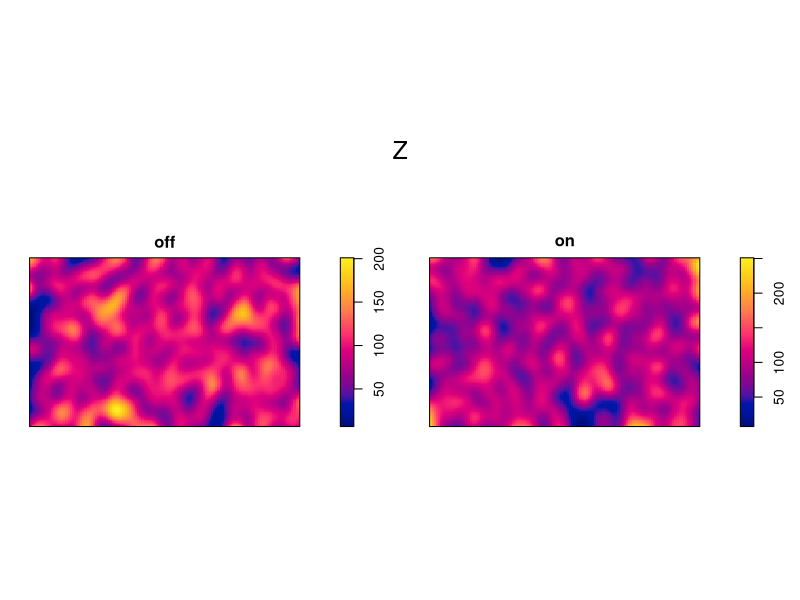

The R source for this figure:
library(spatstat)


### Name: density.splitppp
### Title: Kernel Smoothed Intensity of Split Point Pattern
### Aliases: density.splitppp density.ppplist
### Keywords: spatial methods smooth

### ** Examples

  Z <- density(split(amacrine), 0.05)
  plot(Z)
